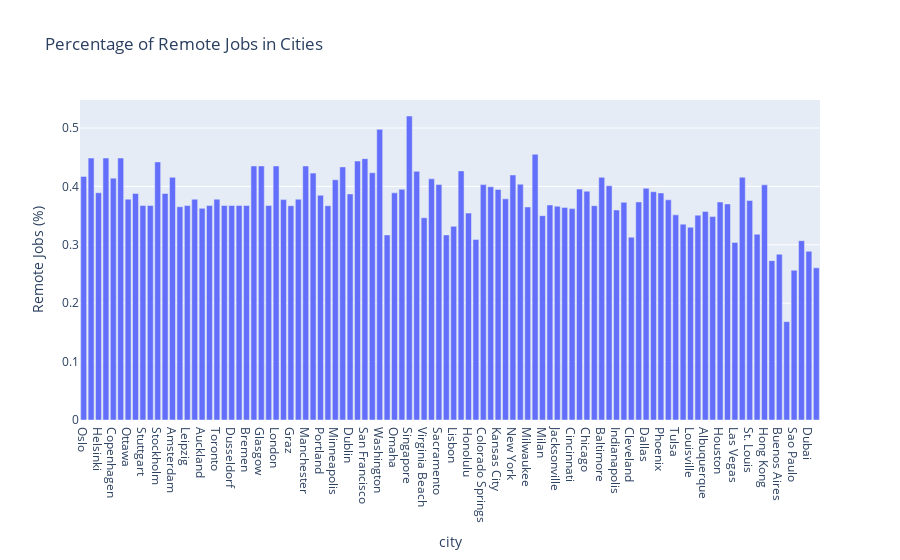
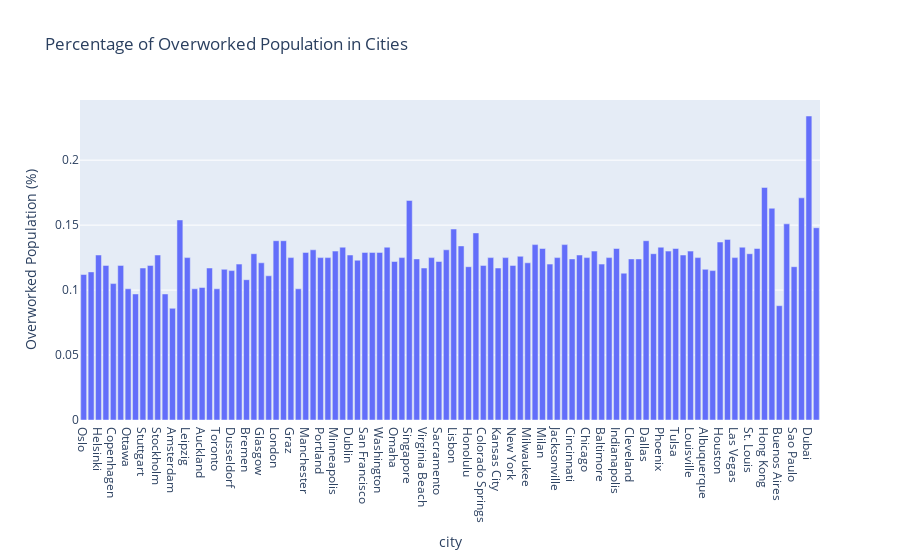
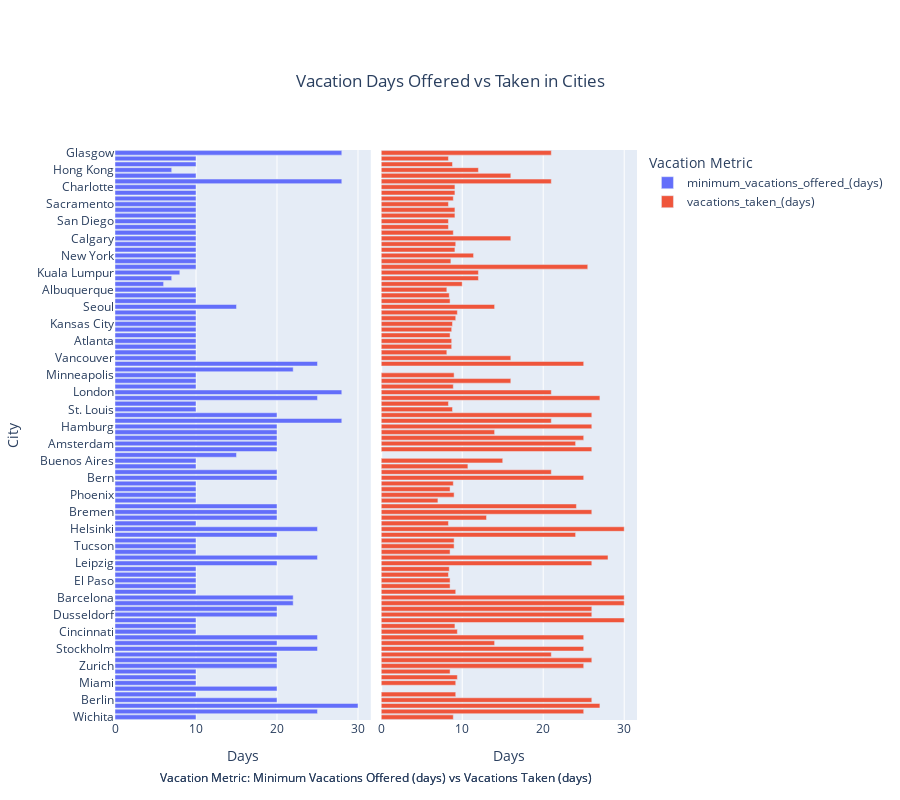

Notebook cell for these charts, in order:
### Markdown cell above
##### (Uit de data)

Uit de tabel kunnen diverse indicatoren worden gehaald die samen een beeld geven van het welzijn van de bevolking in steden. Uit de gegevens blijkt dat steden zoals Oslo, Bern, Helsinki, Zurich en Kopenhagen hoger scoren op welvaart en welzijn. Deze steden hebben lage werkloosheid, goede toegang tot gezondheidszorg, inclusiviteit en tolerantie, en bieden veel buitenruimtes en goede luchtkwaliteit. Ze bieden ook voldoende vakantiedagen aan hun inwoners, wat bijdraagt aan een betere werk-leven balans. Over het algemeen hebben welvarende steden dus gunstige omstandigheden voor een hoog welzijn van hun bevolking.

> Een laag werkloosheidspercentage ("unemployment") duidt vaak op een gezonde economie en goede werkgelegenheid, wat positief bijdraagt aan het welzijn. Hoge werkloosheid kan leiden tot financiële onzekerheid en stress..

> De scores voor "healthcare" en "access_to_mental_healthcare" geven aan hoe goed de gezondheidszorgsystemen zijn en hoe gemakkelijk mensen toegang hebben tot geestelijke gezondheidszorg. Goede gezondheidszorg en toegang tot geestelijke gezondheidszorg zijn cruciaal voor het algehele welzijn.

> De "city_safety" score geeft een indicatie van hoe veilig een stad is. Veiligheid is een fundamentele factor voor het welzijn van de bevolking, aangezien mensen zich veiliger en meer op hun gemak voelen in een veilige omgeving.

### Code cell
# Bar chart for remote jobs percentage
fig_remote_jobs = px.bar(
    work_life_balance_df,
    x='city',
    y='remote_jobs',
    title='Percentage of Remote Jobs in Cities',
    labels={'remote_jobs': 'Remote Jobs (%)'}
)
fig_remote_jobs.show()

# Bar chart for overworked population percentage
fig_overworked_population = px.bar(
    work_life_balance_df,
    x='city',
    y='overworked_population',
    title='Percentage of Overworked Population in Cities',
    labels={'overworked_population': 'Overworked Population (%)'}
)
fig_overworked_population.show()

melted_df = work_life_balance_df.melt(
    id_vars=['city'],
    value_vars=['minimum_vacations_offered_(days)', 'vacations_taken_(days)'],
    var_name='Vacation Metric',
    value_name='Days'
)

# Faceted bar chart
fig_vacations_facet = px.bar(
    melted_df,
    x='Days',
    y='city',
    color='Vacation Metric',
    facet_col='Vacation Metric',
    orientation='h',
    title='Vacation Days Offered vs Taken in Cities',
    height=800,
    labels={'Days': 'Days', 'city': 'City'}
)

# Update layout to prevent overlapping titles
fig_vacations_facet.update_layout(
    title={
        'text': 'Vacation Days Offered vs Taken in Cities',
        'x': 0.5,
        'xanchor': 'center',
        'yanchor': 'top'
    },
    yaxis={'categoryorder': 'total ascending'},
    margin={'t': 150},
    annotations=[dict(x=0.5, y=-0.12, showarrow=False,
                      text="Vacation Metric: Minimum Vacations Offered (days) vs Vacations Taken (days)", 
                      xref="paper", yref="paper")]
)

# Update facet titles
fig_vacations_facet.for_each_annotation(lambda a: a.update(text=a.text.split("=")[-1]))

fig_vacations_facet.show()

### Figure 1 — Plotly figure (JSON) as saved in the notebook; plotly's stock layout.template omitted (floating-point values rounded to 4 significant figures)
{"data": [{"alignmentgroup": "True", "hovertemplate": "city=%{x}<br>Remote Jobs (%)=%{y}<extra></extra>", "legendgroup": "", "marker": {"color": "#636efa", "pattern": {"shape": ""}}, "name": "", "offsetgroup": "", "orientation": "v", "showlegend": false, "textposition": "auto", "type": "bar", "x": ["Oslo", "Bern", "Helsinki", "Zurich", "Copenhagen", "Geneva", "Ottawa", "Sydney", "Stuttgart", "Munich", "Stockholm", "Melbourne", "Amsterdam", "Tokyo", "Leipzig", "Vancouver", "Auckland", "Hamburg", "Toronto", "Frankfurt (am Main)", "Dusseldorf", "Berlin", "Bremen", "Liverpool", "Glasgow", "Cologne", "London", "Paris", "Graz", "Calgary", "Manchester", "Seattle", "Portland", "Vienna", "Minneapolis", "Salt Lake City", "Dublin", "Boston", "San Francisco", "Brussels", "Washington", "Madrid", "Omaha", "San Diego", "Singapore", "Denver", "Virginia Beach", "Raleigh", "Sacramento", "Barcelona", "Lisbon", "Des Moines", "Honolulu", "Budapest", "Colorado Springs", "Tampa", "Kansas City", "Charlotte", "New York", "Atlanta", "Milwaukee", "Austin", "Milan", "Pittsburgh", "Jacksonville", "Nashville", "Cincinnati", "Columbus", "Chicago", "Miami", "Baltimore", "Philadelphia", "Indianapolis", "Tucson", "Cleveland", "Oklahoma City", "Dallas", "Los Angeles", "Phoenix", "San Antonio", "Tulsa", "Wichita", "Louisville", "Detroit", "Albuquerque", "El Paso", "Houston", "Seoul", "Las Vegas", "New Orleans", "St. Louis", "Memphis", "Hong Kong", "Montevideo", "Buenos Aires", "Bangkok", "Sao Paulo", "Kuala Lumpur", "Dubai", "Cape Town"], "xaxis": "x", "y": [0.4172, 0.4486, 0.3892, 0.4486, 0.4142, 0.4486, 0.3781, 0.3879, 0.3673, 0.3673, 0.442, 0.3879, 0.4155, 0.3652, 0.3673, 0.3781, 0.3625, 0.3673, 0.3781, 0.3673, 0.3673, 0.3673, 0.3673, 0.435, 0.435, 0.3673, 0.435, 0.3774, 0.3669, 0.3781, 0.435, 0.4228, 0.3849, 0.3669, 0.4114, 0.4334, 0.3871, 0.4435, 0.4476, 0.4234, 0.4977, 0.3169, 0.389, 0.3952, 0.5206, 0.4258, 0.3464, 0.413, 0.4034, 0.3169, 0.3316, 0.4266, 0.3543, 0.3092, 0.4031, 0.3994, 0.3948, 0.3787, 0.4196, 0.4039, 0.3648, 0.4551, 0.3499, 0.3682, 0.3661, 0.3641, 0.362, 0.3954, 0.3918, 0.367, 0.4155, 0.4011, 0.3596, 0.3729, 0.3131, 0.3734, 0.3969, 0.3909, 0.3888, 0.3771, 0.3513, 0.3354, 0.3301, 0.3507, 0.3572, 0.3483, 0.3733, 0.37, 0.3041, 0.4157, 0.3759, 0.3181, 0.4027, 0.2729, 0.2839, 0.1684, 0.2565, 0.307, 0.2889, 0.2606], "yaxis": "y"}], "layout": {"barmode": "relative", "legend": {"tracegroupgap": 0}, "title": {"text": "Percentage of Remote Jobs in Cities"}, "xaxis": {"anchor": "y", "domain": [0, 1], "title": {"text": "city"}}, "yaxis": {"anchor": "x", "domain": [0, 1], "title": {"text": "Remote Jobs (%)"}}}}

### Figure 2 — Plotly figure (JSON) as saved in the notebook; plotly's stock layout.template omitted (floating-point values rounded to 4 significant figures)
{"data": [{"alignmentgroup": "True", "hovertemplate": "city=%{x}<br>Overworked Population (%)=%{y}<extra></extra>", "legendgroup": "", "marker": {"color": "#636efa", "pattern": {"shape": ""}}, "name": "", "offsetgroup": "", "orientation": "v", "showlegend": false, "textposition": "auto", "type": "bar", "x": ["Oslo", "Bern", "Helsinki", "Zurich", "Copenhagen", "Geneva", "Ottawa", "Sydney", "Stuttgart", "Munich", "Stockholm", "Melbourne", "Amsterdam", "Tokyo", "Leipzig", "Vancouver", "Auckland", "Hamburg", "Toronto", "Frankfurt (am Main)", "Dusseldorf", "Berlin", "Bremen", "Liverpool", "Glasgow", "Cologne", "London", "Paris", "Graz", "Calgary", "Manchester", "Seattle", "Portland", "Vienna", "Minneapolis", "Salt Lake City", "Dublin", "Boston", "San Francisco", "Brussels", "Washington", "Madrid", "Omaha", "San Diego", "Singapore", "Denver", "Virginia Beach", "Raleigh", "Sacramento", "Barcelona", "Lisbon", "Des Moines", "Honolulu", "Budapest", "Colorado Springs", "Tampa", "Kansas City", "Charlotte", "New York", "Atlanta", "Milwaukee", "Austin", "Milan", "Pittsburgh", "Jacksonville", "Nashville", "Cincinnati", "Columbus", "Chicago", "Miami", "Baltimore", "Philadelphia", "Indianapolis", "Tucson", "Cleveland", "Oklahoma City", "Dallas", "Los Angeles", "Phoenix", "San Antonio", "Tulsa", "Wichita", "Louisville", "Detroit", "Albuquerque", "El Paso", "Houston", "Seoul", "Las Vegas", "New Orleans", "St. Louis", "Memphis", "Hong Kong", "Montevideo", "Buenos Aires", "Bangkok", "Sao Paulo", "Kuala Lumpur", "Dubai", "Cape Town"], "xaxis": "x", "y": [0.112, 0.114, 0.127, 0.119, 0.105, 0.119, 0.101, 0.097, 0.117, 0.119, 0.127, 0.097, 0.086, 0.154, 0.125, 0.101, 0.102, 0.117, 0.101, 0.116, 0.115, 0.12, 0.108, 0.128, 0.121, 0.111, 0.138, 0.138, 0.125, 0.101, 0.129, 0.131, 0.125, 0.125, 0.13, 0.133, 0.127, 0.123, 0.129, 0.129, 0.129, 0.133, 0.122, 0.125, 0.169, 0.124, 0.117, 0.125, 0.122, 0.131, 0.147, 0.134, 0.118, 0.144, 0.119, 0.125, 0.117, 0.125, 0.119, 0.126, 0.121, 0.135, 0.132, 0.12, 0.125, 0.135, 0.124, 0.127, 0.125, 0.13, 0.12, 0.125, 0.132, 0.113, 0.124, 0.124, 0.138, 0.128, 0.133, 0.13, 0.132, 0.127, 0.13, 0.125, 0.116, 0.115, 0.137, 0.139, 0.125, 0.133, 0.128, 0.132, 0.179, 0.163, 0.088, 0.151, 0.118, 0.171, 0.234, 0.148], "yaxis": "y"}], "layout": {"barmode": "relative", "legend": {"tracegroupgap": 0}, "title": {"text": "Percentage of Overworked Population in Cities"}, "xaxis": {"anchor": "y", "domain": [0, 1], "title": {"text": "city"}}, "yaxis": {"anchor": "x", "domain": [0, 1], "title": {"text": "Overworked Population (%)"}}}}

### Figure 3 — Plotly figure (JSON) as saved in the notebook; plotly's stock layout.template omitted (floating-point values rounded to 4 significant figures)
{"data": [{"alignmentgroup": "True", "hovertemplate": "Vacation Metric=minimum_vacations_offered_(days)<br>Days=%{x}<br>City=%{y}<extra></extra>", "legendgroup": "minimum_vacations_offered_(days)", "marker": {"color": "#636efa", "pattern": {"shape": ""}}, "name": "minimum_vacations_offered_(days)", "offsetgroup": "minimum_vacations_offered_(days)", "orientation": "h", "showlegend": true, "textposition": "auto", "type": "bar", "x": [25, 20, 25, 20, 25, 20, 10, 20, 20, 20, 25, 20, 20, 10, 20, 10, 20, 20, 10, 20, 20, 20, 20, 28, 28, 20, 28, 25, 25, 10, 28, 10, 10, 25, 10, 10, 20, 10, 10, 20, 10, 22, 10, 10, 7, 10, 10, 10, 10, 22, 22, 10, 10, 20, 10, 10, 10, 10, 10, 10, 10, 10, 20, 10, 10, 10, 10, 10, 10, 10, 10, 10, 10, 10, 10, 10, 10, 10, 10, 10, 10, 10, 10, 10, 10, 10, 10, 15, 10, 10, 10, 10, 7, 20, 10, 6, 10, 8, 30, 15], "xaxis": "x", "y": ["Oslo", "Bern", "Helsinki", "Zurich", "Copenhagen", "Geneva", "Ottawa", "Sydney", "Stuttgart", "Munich", "Stockholm", "Melbourne", "Amsterdam", "Tokyo", "Leipzig", "Vancouver", "Auckland", "Hamburg", "Toronto", "Frankfurt (am Main)", "Dusseldorf", "Berlin", "Bremen", "Liverpool", "Glasgow", "Cologne", "London", "Paris", "Graz", "Calgary", "Manchester", "Seattle", "Portland", "Vienna", "Minneapolis", "Salt Lake City", "Dublin", "Boston", "San Francisco", "Brussels", "Washington", "Madrid", "Omaha", "San Diego", "Singapore", "Denver", "Virginia Beach", "Raleigh", "Sacramento", "Barcelona", "Lisbon", "Des Moines", "Honolulu", "Budapest", "Colorado Springs", "Tampa", "Kansas City", "Charlotte", "New York", "Atlanta", "Milwaukee", "Austin", "Milan", "Pittsburgh", "Jacksonville", "Nashville", "Cincinnati", "Columbus", "Chicago", "Miami", "Baltimore", "Philadelphia", "Indianapolis", "Tucson", "Cleveland", "Oklahoma City", "Dallas", "Los Angeles", "Phoenix", "San Antonio", "Tulsa", "Wichita", "Louisville", "Detroit", "Albuquerque", "El Paso", "Houston", "Seoul", "Las Vegas", "New Orleans", "St. Louis", "Memphis", "Hong Kong", "Montevideo", "Buenos Aires", "Bangkok", "Sao Paulo", "Kuala Lumpur", "Dubai", "Cape Town"], "yaxis": "y"}, {"alignmentgroup": "True", "hovertemplate": "Vacation Metric=vacations_taken_(days)<br>Days=%{x}<br>City=%{y}<extra></extra>", "legendgroup": "vacations_taken_(days)", "marker": {"color": "#EF553B", "pattern": {"shape": ""}}, "name": "vacations_taken_(days)", "offsetgroup": "vacations_taken_(days)", "orientation": "h", "showlegend": true, "textposition": "auto", "type": "bar", "x": [25, 25, 30, 25, 28, 25, 16, 14, 26, 26, 25, 14, 24, 25.5, 26, 16, 13, 26, 16, 26, 26, 26, 26, 21, 21, 26, 21, 27, 25, 16, 21, 8.9, 8.6, 25, 9, 8.5, 21, 9.2, 8.3, 24, 8.1, 30, 8.9, 8.3, 12, 8.7, 9.1, 9.1, 8.3, 30, null, 8.9, 8.5, 24.1, 8.7, 9.1, 8.8, 9.1, 11.4, 8.7, 9.2, 8.5, 21, 9.2, 9.1, 8.3, 9.4, 9.4, 10.7, 9.2, 8.4, 9.2, 8.8, 9, 9.4, 8.3, 8.5, 7, 9, 8.5, 8.3, 8.9, 9, 9.1, 8.1, 8.5, 8.5, 14, 8.4, 8.9, 8.8, 8.3, 12, null, 15, 10, 30, 12, 27, null], "xaxis": "x2", "y": ["Oslo", "Bern", "Helsinki", "Zurich", "Copenhagen", "Geneva", "Ottawa", "Sydney", "Stuttgart", "Munich", "Stockholm", "Melbourne", "Amsterdam", "Tokyo", "Leipzig", "Vancouver", "Auckland", "Hamburg", "Toronto", "Frankfurt (am Main)", "Dusseldorf", "Berlin", "Bremen", "Liverpool", "Glasgow", "Cologne", "London", "Paris", "Graz", "Calgary", "Manchester", "Seattle", "Portland", "Vienna", "Minneapolis", "Salt Lake City", "Dublin", "Boston", "San Francisco", "Brussels", "Washington", "Madrid", "Omaha", "San Diego", "Singapore", "Denver", "Virginia Beach", "Raleigh", "Sacramento", "Barcelona", "Lisbon", "Des Moines", "Honolulu", "Budapest", "Colorado Springs", "Tampa", "Kansas City", "Charlotte", "New York", "Atlanta", "Milwaukee", "Austin", "Milan", "Pittsburgh", "Jacksonville", "Nashville", "Cincinnati", "Columbus", "Chicago", "Miami", "Baltimore", "Philadelphia", "Indianapolis", "Tucson", "Cleveland", "Oklahoma City", "Dallas", "Los Angeles", "Phoenix", "San Antonio", "Tulsa", "Wichita", "Louisville", "Detroit", "Albuquerque", "El Paso", "Houston", "Seoul", "Las Vegas", "New Orleans", "St. Louis", "Memphis", "Hong Kong", "Montevideo", "Buenos Aires", "Bangkok", "Sao Paulo", "Kuala Lumpur", "Dubai", "Cape Town"], "yaxis": "y2"}], "layout": {"annotations": [{"font": {}, "showarrow": false, "text": "Vacation Metric: Minimum Vacations Offered (days) vs Vacations Taken (days)", "x": 0.5, "xanchor": "center", "xref": "paper", "y": -0.12, "yanchor": "bottom", "yref": "paper"}, {"font": {}, "showarrow": false, "text": "Vacation Metric: Minimum Vacations Offered (days) vs Vacations Taken (days)", "x": 0.5, "xanchor": "center", "xref": "paper", "y": -0.12, "yanchor": "bottom", "yref": "paper"}], "barmode": "relative", "height": 800, "legend": {"title": {"text": "Vacation Metric"}, "tracegroupgap": 0}, "margin": {"t": 150}, "title": {"text": "Vacation Days Offered vs Taken in Cities", "x": 0.5, "xanchor": "center", "yanchor": "top"}, "xaxis": {"anchor": "y", "domain": [0, 0.49], "title": {"text": "Days"}}, "xaxis2": {"anchor": "y2", "domain": [0.51, 1], "matches": "x", "title": {"text": "Days"}}, "yaxis": {"anchor": "x", "categoryorder": "total ascending", "domain": [0, 1], "title": {"text": "City"}}, "yaxis2": {"anchor": "x2", "domain": [0, 1], "matches": "y", "showticklabels": false}}}
